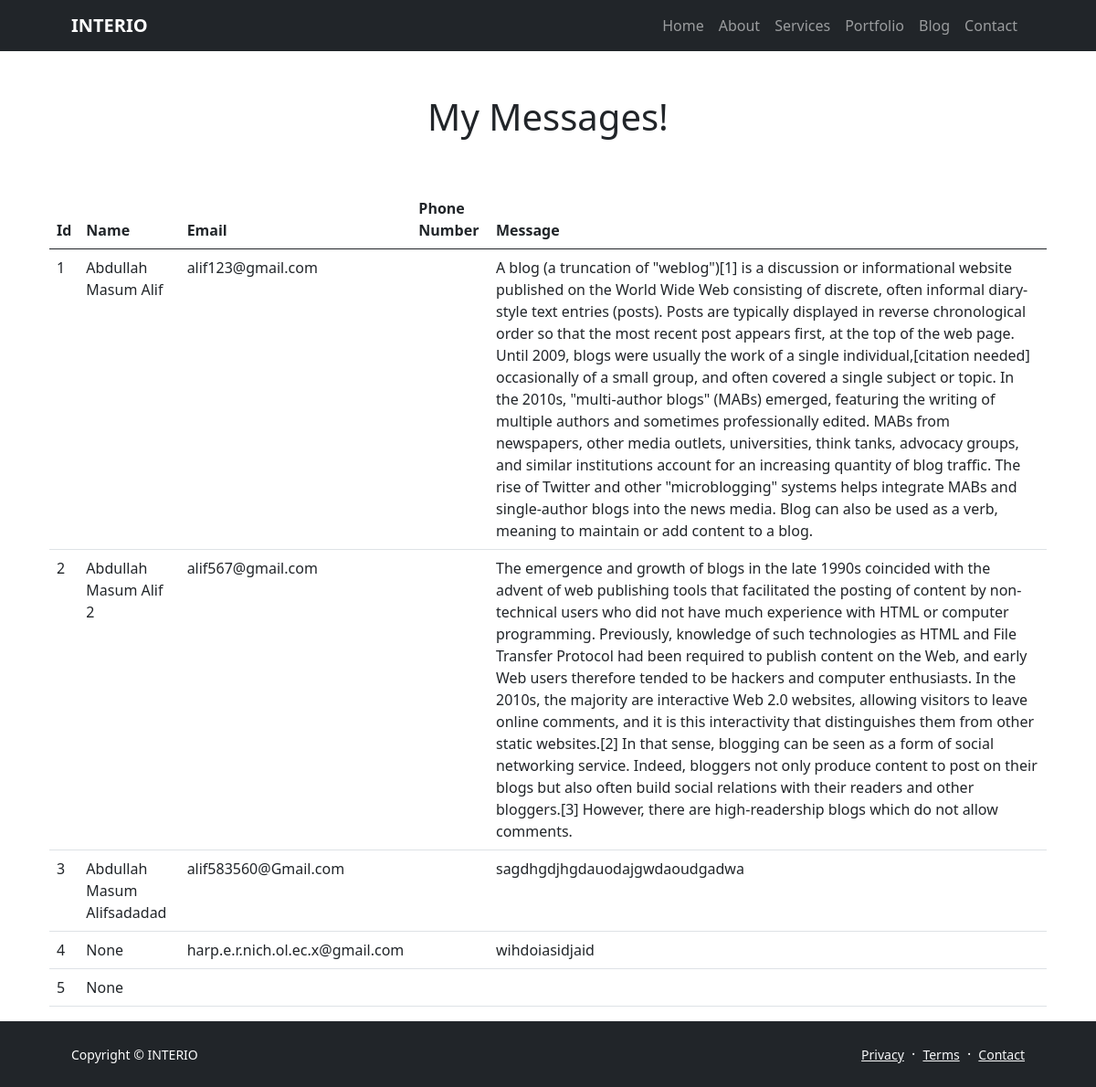
Page /showdata/ on the committed database.
### interio_web/models.py (models this page shows, shortened)
class Contact(models.Model):
    name = models.CharField(max_length=100, null=True)
    email = models.EmailField(max_length=100, null=True)
    phone_number = models.CharField(max_length=15, null=True)
    massage = models.TextField(max_length=1000, null=True)

### interio_web/views.py (the view)
# urls.py: path("showdata/", showdata, name="showdata"),
def showdata(request):
    contacts = Contact.objects.all()
    data = {'Contact': contacts}
    return render(request, 'showdata.html', data)

### templates/showdata.html (shortened to what this page needs)
{% extends "layout.html" %}
{% block content %}
<!doctype html>
<html lang="en">
  <head>
    <link href="https://cdn.jsdelivr.net/npm/bootstrap@5.0.2/dist/css/bootstrap.min.css" rel="stylesheet">
  </head>
  <body>
      <div class="container mt-5">
        <h1 class="text-center">My Messages!</h1>
      </div>
      <div class="container mt-5">
        <table class="table">
            <thead>
              <tr>
                <th scope="col">Id</th>
                <th scope="col">Name</th>
                <th scope="col">Email</th>
                <th scope="col">Phone Number</th>
                <th scope="col">Message</th>
              </tr>
            </thead>
            <tbody>
                {% for i in Contact %}
              <tr>
                <td>{{i.id}}</td>
                <td>{{i.name}}</td>
                <td>{{i.email}}</td>
                <td>{{i.phone}}</td>
                <td>{{i.massage}}</td>
              </tr>
                {% endfor %}
            </tbody>
          </table>
      </div>
  </body>
</html>
{% endblock content %}

### templates/layout.html (shortened to what this page needs)
{% load static %}
<!doctype html>
<html lang="en">
<head>
    <link href="https://cdn.jsdelivr.net/npm/bootstrap-icons@1.5.0/font/bootstrap-icons.css" rel="stylesheet" />
    <link href="https://cdn.jsdelivr.net/npm/bootstrap@5.2.0-beta1/dist/css/bootstrap.min.css" rel="stylesheet"
>
</head>
<body class="d-flex flex-column h-100">
    {% include "nav.html" %}
    {% block content %}
    {% endblock %}
<footer class="bg-dark py-4 mt-auto">
    <div class="container px-5">
        <div class="row align-items-center justify-content-between flex-column flex-sm-row">
            <div class="col-auto"><div class="small m-0 text-white">Copyright &copy; INTERIO</div></div>
            <div class="col-auto">
                <a class="link-light small" href="#!">Privacy</a>
                <span class="text-white mx-1">&middot;</span>
                <a class="link-light small" href="#!">Terms</a>
                <span class="text-white mx-1">&middot;</span>
                <a class="link-light small" href="#!">Contact</a>
            </div>
        </div>
    </div>
    </footer>
  </body>
</html>

### templates/nav.html (shortened to what this page needs)
<div>
    <nav class="navbar navbar-expand-lg navbar-dark bg-dark">
        <div class="container px-5">
            <a class="navbar-brand" href="http://127.0.0.1:8000/"><b>INTERIO</b></a>
            <div class="collapse navbar-collapse" id="navbarSupportedContent">
                <ul class="navbar-nav ms-auto mb-2 mb-lg-0">
                    <li class="nav-item"><a class="nav-link" href={% url "home" %}>Home</a></li>
                    <li class="nav-item"><a class="nav-link" href={% url "about" %}>About</a></li>
                    <li class="nav-item"><a class="nav-link" href={% url "services" %}>Services</a></li>
                    <li class="nav-item"><a class="nav-link" href={% url "portfolio" %}>Portfolio</a></li>
                    <li class="nav-item"><a class="nav-link" href={% url "blog" %}>Blog</a></li>
                    <li class="nav-item"><a class="nav-link" href={% url "contact" %}>Contact</a></li>
                </ul>
            </div>
        </div>
    </nav>
</div>

### rows in the picture
Contact: id "1", name "Abdullah Masum Alif", email "alif123@gmail.com", massage "A blog (a truncation of \"weblog\")[1] is a discussion or informational website published on the World Wide Web consisting of discrete, often informal diary-style text entries (posts). Posts are typically displayed in reverse chronological order so that the most recent post appears first, at the top of the web page. Until 2009, blogs were usually the work of a single individual,[citation needed] occasionally of a small group, and often covered a single subject or topic. In the 2010s, \"multi-author blogs\" (MABs) emerged, featuring the writing of multiple authors and sometimes professionally edited. MABs from newspapers, other media outlets, universities, think tanks, advocacy groups, and…"
Contact: id "2", name "Abdullah Masum Alif 2", email "alif567@gmail.com", massage "The emergence and growth of blogs in the late 1990s coincided with the advent of web publishing tools that facilitated the posting of content by non-technical users who did not have much experience with HTML or computer programming. Previously, knowledge of such technologies as HTML and File Transfer Protocol had been required to publish content on the Web, and early Web users therefore tended to be hackers and computer enthusiasts. In the 2010s, the majority are interactive Web 2.0 websites, allowing visitors to leave online comments, and it is this interactivity that distinguishes them from other static websites.[2] In that sense, blogging can be seen as a form of social networking…"
Contact: id "3", name "Abdullah Masum Alifsadadad", email "alif583560@Gmail.com", massage "sagdhgdjhgdauodajgwdaoudgadwa"
Contact: id "4", name "None", email "harp.e.r.nich.ol.ec.x@gmail.com", massage "wihdoiasidjaid"
Contact: id "5", name "None"
